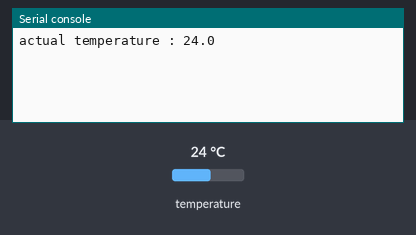
The program below on a simulated MicroPython board. Shown: the last lines printed to the serial console. The inputs (shaded band) are chosen by the test bench; at power-on: temperature 24 °C.

Above: at 1.2 s.
1.3 s: temperature set to 12 °C
At 2.8 s:
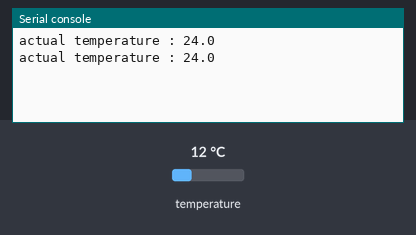
3.0 s: temperature set to 19 °C
At 3.9 s:
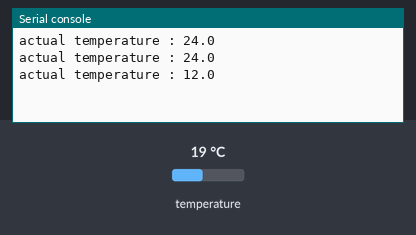
Timing chart, 0 to 6.0 s (numbered marks = the images above; inputs shaded):
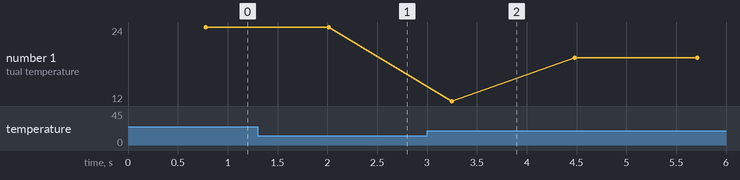

The program:

thermometer.py
```python
"""Thermometer class for the probe"""

from utime import sleep

from ds18x20 import DS18X20
from machine import Pin
from onewire import OneWire


class Thermometer:
    """Thermometer class for the probe"""
    def __init__(self, pin : int = 18):
        self.pin = Pin(pin)
        self.one_wire_link = DS18X20(OneWire(self.pin))
        self.addresses = self.one_wire_link.scan()
        self.address()

    def measure(self, precision : int = 10, delay : float = 0.05) -> float:
        """makes a measure"""
        self.one_wire_link.convert_temp()
        temp_values = []
        for _ in range(precision):
            temp_values.append(self.one_wire_link.read_temp(self.address()))
            sleep(delay)
        temp_values.sort()
        return sum(temp_values[2:precision-2])/(precision-4)

    def address(self) -> bytes:
        """finds the thermometer's address"""
        try:
            addresses = self.one_wire_link.scan()
        except Exception as e:
            self.one_wire_link = DS18X20(OneWire(self.pin))
            addresses = self.one_wire_link.scan()
        if len(addresses)>=1:
            return addresses[0]
        raise Exception("No thermometer found!")

    def test(self) -> None:
        """tests the probe and verifies values are correct"""
        a=self.measure()
        print(f"actual temperature : {a}")
        if int(a) in range(0,25):
            print("Normal temperature")
        elif int(a) in range(-273,1000):
            print("Physically possible temperature, but not normal")
        else:
            raise AssertionError("Temperature not normal!")


if __name__ == "__main__":
    thermo = Thermometer(26)
    while True:
        print(f"actual temperature : {thermo.measure()}")
        sleep(0.5)
```

Measured:
- plotted number 1: 24 → 19 after the input at 3.0 s
